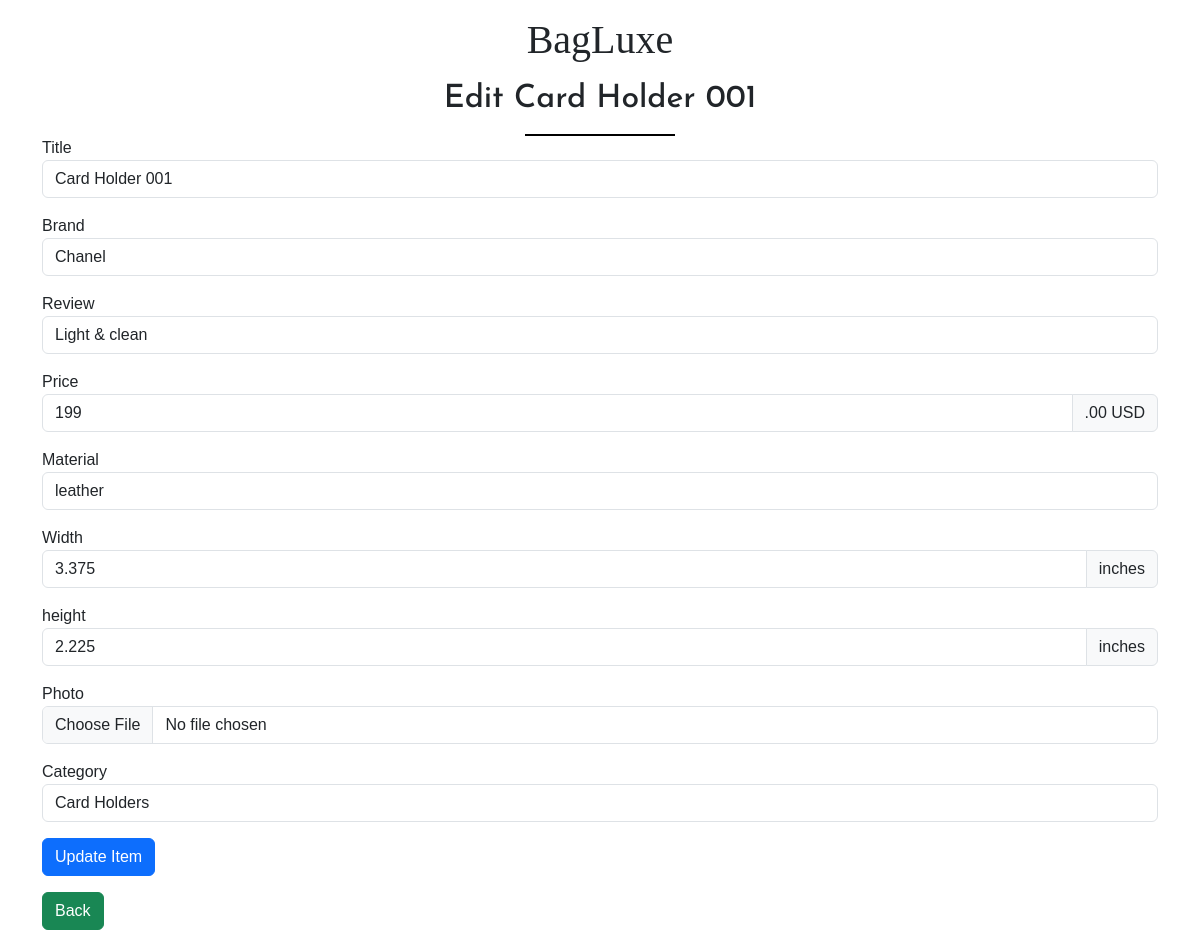
The app's page /admin/item-edit.php?id=9 with its own data.
### tables this page shows
CREATE TABLE `items` (
  `id` int(12) NOT NULL,
  `title` varchar(255) NOT NULL,
  `brand` varchar(255) NOT NULL,
  `review` varchar(255) NOT NULL,
  `price` int(12) NOT NULL,
  `photo` varchar(255) NOT NULL,
  `category_id` int(11) NOT NULL,
  `reached_date` datetime NOT NULL,
  `expired_date` datetime NOT NULL,
  `material` varchar(255) NOT NULL,
  `width` varchar(12) NOT NULL,
  `height` varchar(12) NOT NULL
);

### admin/item-edit.php (the view, shortened to what this page needs)
<?php
include("confs/config.php");
$id = $_GET['id'];
$result = mysqli_query($conn, "SELECT * FROM items WHERE id='$id'");
$row = mysqli_fetch_assoc($result);
?>
<!DOCTYPE html>
<html lang="en">
<head>
    <?php include("head-section.php"); ?>
</head>
<body>
    <h1 class="text-center my-3">BagLuxe</h1>
    <h2 class="text-center my-3">Edit <?php echo $row['title'] ?></h2>
    <div class="underline"></div>
    <div class="container">
        <form action="item-update.php" method="post" enctype="multipart/form-data">
            <div class="mb-3">
                <label for="title">Title</label>
                <input type="text" name="title" id="title" value="<?php echo $row['title'] ?>" class="form-control" required>
            </div>
            <div class="mb-3">
                <label for="brand">Brand</label>
                <input type="text" name="brand" id="brand" value="<?php echo $row['brand']; ?>" class="form-control" required>
            </div>
            <div class="mb-3">
                <label for="review">Review</label>
                <input type="text" name="review" id="review" value="<?php echo $row['review']; ?>" class="form-control" required>
            </div>
            <div class="mb-3">
                <label for="price">Price</label>
                <div class="input-group">
                    <input type="text" name="price" id="price" value="<?php echo $row['price']; ?>" class="form-control" required>
                    <span class="input-group-text">.00 USD</span>
                </div>
            </div>
            <div class="mb-3">
                <label for="material">Material</label>
                <input type="text" name="material" id="material" value="<?php echo $row['material']; ?>" class="form-control" required>
            </div>
            <div class="mb-3">
                <label for="width">Width</label>
                <div class="input-group">
                    <input type="text" name="width" id="width" value="<?php echo $row['width']; ?>" class="form-control" required>
                    <span class="input-group-text">inches</span>
                </div>
            </div>
            <div class="mb-3">
                <label for="height">height</label>
                <div class="input-group">
                    <input type="text" name="height" id="height" value="<?php echo $row['height'] ?>"   class="form-control" required>
                    <span class="input-group-text">inches</span>
                </div>
            </div>
            <div class="mb-3">
                <label for="photo">Photo</label>
                <input type="file" name="title_images" id="photo" class="form-control">
            </div>
            <div class="mb-3">
                <label for="category_id">Category</label>
                <select name="category_id" id="category_id" class="form-control">
                    <?php
                        $cat_result = mysqli_query($conn, "SELECT * FROM categories");
                        while($cat_row = mysqli_fetch_assoc($cat_result)) {
                    ?>
                    <option value="<?php echo $cat_row['id'] ?>">
                        <?php echo $cat_row['name']; ?>
                    </option>
                    <?php } ?>
                </select>
            </div>
            <div class="mb-3">
                <input type="submit" value="Update Item" class="btn btn-primary">
            </div>
        </form>
        <a href="item-list.php" class="btn btn-success float-right">Back</a>
    </div>
</body>
</html>

### admin/head-section.php (style rules this page uses)
h1 { font-family: "Dancing Script", cursive; }
* { font-family: "Josefin Sans", sans-serif; }
.underline { border: 1px solid black; width: 150px; display: block; margin: 0 auto; }

### records on screen
items: title "Card Holder 001", brand "Chanel", review "Light & clean", price "199", material "leather", width "3.375", height "2.225"

### other values on screen
form field category_id "Card Holders"
